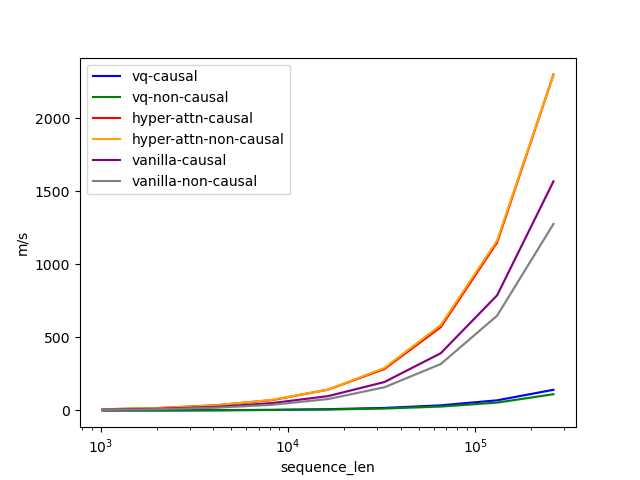

Write the Python code that produced this figure.
import torch
import triton
import triton.language as tl
from utils import * 
from matplotlib import pyplot as plt


@triton.testing.perf_report(
    triton.testing.Benchmark(
        x_names=['sequence_len'],  # Argument names to use as an x-axis for the plot.
        x_vals=[2**i for i in range(10, 19, 1)],  # Different possible values for `x_name`.
        x_log=True,  # x axis is logarithmic.
        line_arg='provider',  # Argument name whose value corresponds to a different line in the plot.
        line_vals=['vq-causal', 'vq-non-causal', 'hyper-attn-causal', 'hyper-attn-non-causal', 'vanilla-causal', 'vanilla-non-causal' ],  # Possible values for `line_arg`.
        line_names=['vq-causal', 'vq-non-causal', 'hyper-attn-causal', 'hyper-attn-non-causal',  'vanilla-causal', 'vanilla-non-causal' ],  # Label name for the lines.
        styles=[('blue', '-'), ('green', '-'), ('red', '-'), ('orange', '-'), ('purple', '-'), ('grey', '-')],  # Line styles.
        ylabel='m/s',  # Label name for the y-axis.
        plot_name='Runtime(ms)',  # Name for the plot. Used also as a file name for saving the plot.
        args={},  # Values for function arguments not in `x_names` and `y_name`.
    ))
def benchmark(sequence_len, provider):
    config = setup_config()
    print(f'Sequence length {sequence_len}')
    config['sequence_len'] = sequence_len
    data = build_data(config)
    empty_cache(config)
    q, k, v, init_state, d_model, model = build_test_pipeline(config, data)
    quantiles = [0.5, 0.2, 0.8]
    del data
    empty_cache(config)
    if provider == 'vq-causal':
        present_z_k, present_z_q = get_short_codes(model, q, k)
        with torch.inference_mode():
            ms, min_ms, max_ms = triton.testing.do_bench(lambda: run_vq_attn(model, present_z_k, present_z_q, v, init_state, causal=True), quantiles=quantiles)
    if provider == 'vq-non-causal':
        present_z_k, present_z_q = get_short_codes(model, q, k)
        with torch.inference_mode():
            ms, min_ms, max_ms = triton.testing.do_bench(lambda: run_vq_attn(model, present_z_k, present_z_q, v, init_state, causal=False), quantiles=quantiles)
    if provider == 'hyper-attn-causal':
        del model, init_state
        empty_cache(config)
        hyper_attn = compile_hyper_attn(q.shape[-1], config['device'], block_size=config['block_len'], sample_size=64)
        ms, min_ms, max_ms = triton.testing.do_bench(lambda: run_hyper_attn(hyper_attn, q, k, v, causal=True), quantiles=quantiles)
    if provider == 'hyper-attn-non-causal':
        del model, init_state
        empty_cache(config)
        hyper_attn = compile_hyper_attn(q.shape[-1], config['device'], block_size=config['block_len'], sample_size=64)
        ms, min_ms, max_ms = triton.testing.do_bench(lambda: run_hyper_attn(hyper_attn, q, k, v, causal=True), quantiles=quantiles)
    if provider == 'vanilla-causal':
        del model, init_state
        empty_cache(config)
        vanilla_causal_model = compile_vanilla_causal(config, config['d_model'], config['block_len'])
        ms, min_ms, max_ms = triton.testing.do_bench(lambda: run_vanilla_attn_causal(q, k, v, vanilla_causal_model) , quantiles=quantiles)
    if provider == 'vanilla-non-causal':
        vanilla_attention_model = compile_vanilla_attn(config['d_model'], config['n_head'], config['device'])
        del model, init_state
        empty_cache(config)
        ms, min_ms, max_ms = triton.testing.do_bench(lambda: run_vanilla_attn_non_causal(q, k, v, vanilla_attention_model), quantiles=quantiles)
    return ms, max_ms, min_ms

benchmark.run(show_plots=True, print_data=True)
plt.savefig('benchmark_ms.png')
